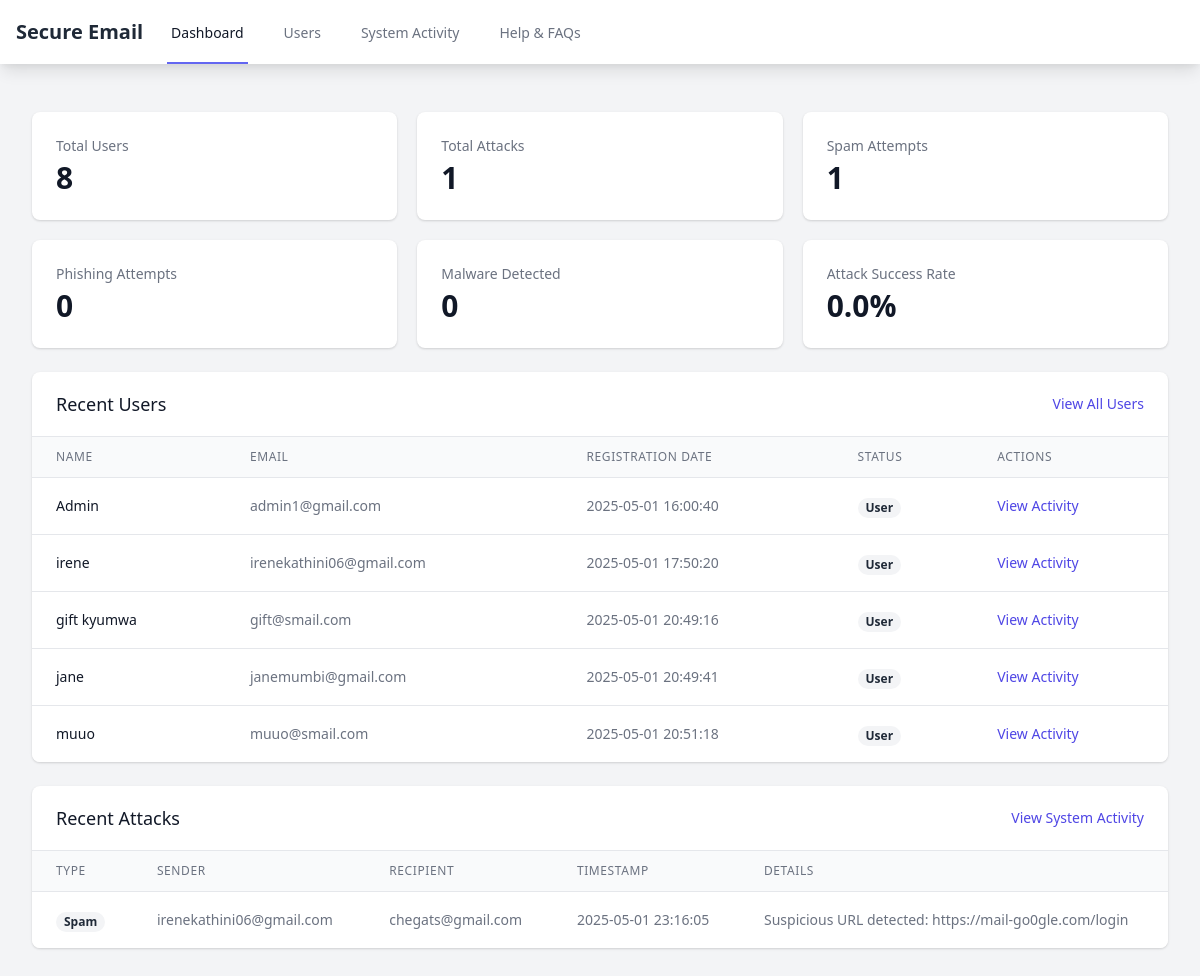
The page /admin (signed in) on the database its author committed.
### tables this page shows
CREATE TABLE users (
                id INTEGER PRIMARY KEY AUTOINCREMENT,
                fullname TEXT NOT NULL,
                email TEXT NOT NULL UNIQUE,
                password TEXT NOT NULL,
                is_admin BOOLEAN DEFAULT FALSE,
                is_approved BOOLEAN DEFAULT FALSE,
                profile_picture TEXT,
                bio TEXT,
                created_at DATETIME DEFAULT CURRENT_TIMESTAMP,
                last_updated DATETIME DEFAULT CURRENT_TIMESTAMP
            );

CREATE TABLE rejected_emails (
                id INTEGER PRIMARY KEY AUTOINCREMENT,
                sender TEXT,
                recipient TEXT,
                subject TEXT,
                message TEXT,
                reason TEXT,
                timestamp DATETIME DEFAULT CURRENT_TIMESTAMP
            );

### app.py (the view)
@app.route('/admin')
@admin_required
def admin_dashboard():
    print("Admin dashboard route called")
    try:
        conn = sqlite3.connect(DB_NAME)
        conn.row_factory = sqlite3.Row
        c = conn.cursor()
        c.execute('SELECT id, fullname, email, created_at FROM users ORDER BY id')
        users = c.fetchall()
        c.execute('''
            SELECT *,
            CASE
                WHEN reason LIKE '%phishing%' THEN 'Phishing'
                WHEN reason LIKE '%malware%' OR reason LIKE '%dangerous file%' THEN 'Malware'
                ELSE 'Spam'
            END as type
            FROM rejected_emails
            ORDER BY timestamp DESC
        ''')
        attacks = c.fetchall()
        stats = {
            'total_users': len(users),
            'total_attacks': len(attacks),
            'spam_attempts': sum(1 for attack in attacks if 'Spam' in attack['type']),
            'phishing_attempts': sum(1 for attack in attacks if 'Phishing' in attack['type']),
            'malware_detected': sum(1 for attack in attacks if 'Malware' in attack['type'])
        }
        conn.close()
        return render_template('admin/dashboard.html',
                             users=users,
                             attacks=attacks,
                             stats=stats)
    except Exception as e:
        print(f"Admin dashboard error: {str(e)}")
        return render_template('admin/dashboard.html',
                             users=[],
                             attacks=[],
                             stats={'total_users': 0, 'total_attacks': 0,
                                   'spam_attempts': 0, 'phishing_attempts': 0,
                                   'malware_detected': 0})

### app.py (called while the page is built)
@login_manager.user_loader
def load_user(user_id):
    return User.get(int(user_id))

def admin_required(f):
    @wraps(f)
    def decorated_function(*args, **kwargs):
        print(f"Admin required decorator called for {f.__name__}")
        print(f"Current user: {current_user}")
        print(f"Current user is authenticated: {current_user.is_authenticated}")
        if not current_user.is_authenticated:
            print("User not authenticated, redirecting to login")
            return redirect(url_for('login_page'))
        if not getattr(current_user, 'is_admin', False):
            print("User not authorized as admin, redirecting to login")
            return redirect(url_for('login_page'))
        return f(*args, **kwargs)
    return decorated_function

### your_user_model.py (called while the page is built)
    @staticmethod
    def get(user_id):
        conn = sqlite3.connect('users.db')
        cursor = conn.cursor()
        cursor.execute('SELECT id, email, fullname, is_admin FROM users WHERE id = ?', (user_id,))
        user_data = cursor.fetchone()
        conn.close()
        if user_data:
            user = User()
            user.id = user_data[0]
            user.email = user_data[1]
            user.fullname = user_data[2]
            user.is_admin = bool(user_data[3])
            user._authenticated = True
            return user
        return None

### templates/admin/dashboard.html (shortened to what this page needs)
<!DOCTYPE html>
<html lang="en">
<head>
    <link href="https://cdn.jsdelivr.net/npm/tailwindcss@2.2.19/dist/tailwind.min.css" rel="stylesheet">
    <link href="https://cdnjs.cloudflare.com/ajax/libs/font-awesome/6.0.0/css/all.min.css" rel="stylesheet">
</head>
<body class="bg-gray-100 min-h-screen">
    <nav class="bg-white shadow-lg">
        <div class="max-w-7xl mx-auto px-4">
            <div class="flex justify-between h-16">
                <div class="flex">
                    <div class="flex-shrink-0 flex items-center">
                        <span class="text-xl font-bold text-gray-800">Secure Email</span>
                    </div>
                    <div class="hidden sm:ml-6 sm:flex sm:space-x-8">
                        <a href="/admin/dashboard" class="border-indigo-500 text-gray-900 inline-flex items-center px-1 pt-1 border-b-2 text-sm font-medium">
                            Dashboard
                        </a>
                        <a href="/admin/users" class="border-transparent text-gray-500 hover:border-gray-300 hover:text-gray-700 inline-flex items-center px-1 pt-1 border-b-2 text-sm font-medium">
                            Users
                        </a>
                        <a href="/admin/system_activity" class="border-transparent text-gray-500 hover:border-gray-300 hover:text-gray-700 inline-flex items-center px-1 pt-1 border-b-2 text-sm font-medium">
                            System Activity
                        </a>
                        <a href="/admin/help" class="border-transparent text-gray-500 hover:border-gray-300 hover:text-gray-700 inline-flex items-center px-1 pt-1 border-b-2 text-sm font-medium">
                            Help & FAQs
                        </a>
                    </div>
                </div>
            </div>
        </div>
    </nav>
    <div class="max-w-7xl mx-auto py-6 sm:px-6 lg:px-8">
        <div class="px-4 py-6 sm:px-0">
            <div class="grid grid-cols-1 gap-5 sm:grid-cols-2 lg:grid-cols-3 mb-6">
                <div class="bg-white overflow-hidden shadow rounded-lg">
                    <div class="px-4 py-5 sm:p-6">
                        <dt class="text-sm font-medium text-gray-500 truncate">Total Users</dt>
                        <dd class="mt-1 text-3xl font-semibold text-gray-900">{{ stats.total_users }}</dd>
                    </div>
                </div>
                <div class="bg-white overflow-hidden shadow rounded-lg">
                    <div class="px-4 py-5 sm:p-6">
                        <dt class="text-sm font-medium text-gray-500 truncate">Total Attacks</dt>
                        <dd class="mt-1 text-3xl font-semibold text-gray-900">{{ stats.total_attacks }}</dd>
                    </div>
                </div>
                <div class="bg-white overflow-hidden shadow rounded-lg">
                    <div class="px-4 py-5 sm:p-6">
                        <dt class="text-sm font-medium text-gray-500 truncate">Spam Attempts</dt>
                        <dd class="mt-1 text-3xl font-semibold text-gray-900">{{ stats.spam_attempts }}</dd>
                    </div>
                </div>
                <div class="bg-white overflow-hidden shadow rounded-lg">
                    <div class="px-4 py-5 sm:p-6">
                        <dt class="text-sm font-medium text-gray-500 truncate">Phishing Attempts</dt>
                        <dd class="mt-1 text-3xl font-semibold text-gray-900">{{ stats.phishing_attempts }}</dd>
                    </div>
                </div>
                <div class="bg-white overflow-hidden shadow rounded-lg">
                    <div class="px-4 py-5 sm:p-6">
                        <dt class="text-sm font-medium text-gray-500 truncate">Malware Detected</dt>
                        <dd class="mt-1 text-3xl font-semibold text-gray-900">{{ stats.malware_detected }}</dd>
                    </div>
                </div>
                <div class="bg-white overflow-hidden shadow rounded-lg">
                    <div class="px-4 py-5 sm:p-6">
                        <dt class="text-sm font-medium text-gray-500 truncate">Attack Success Rate</dt>
                        <dd class="mt-1 text-3xl font-semibold text-gray-900">
                            {% if stats.total_attacks > 0 %}
                                {{ ((stats.total_attacks - stats.spam_attempts - stats.phishing_attempts - stats.malware_detected) / stats.total_attacks * 100) | round(2) }}%
                            {% else %}
                                0%
                            {% endif %}
                        </dd>
                    </div>
                </div>
            </div>
            <div class="bg-white shadow overflow-hidden sm:rounded-lg mb-6">
                <div class="px-4 py-5 sm:px-6 flex justify-between items-center">
                    <h3 class="text-lg leading-6 font-medium text-gray-900">Recent Users</h3>
                    <a href="/admin/users" class="text-sm font-medium text-indigo-600 hover:text-indigo-500">View All Users</a>
                </div>
                <div class="border-t border-gray-200">
                    <table class="min-w-full divide-y divide-gray-200">
                        <thead class="bg-gray-50">
                            <tr>
                                <th scope="col" class="px-6 py-3 text-left text-xs font-medium text-gray-500 uppercase tracking-wider">Name</th>
                                <th scope="col" class="px-6 py-3 text-left text-xs font-medium text-gray-500 uppercase tracking-wider">Email</th>
                                <th scope="col" class="px-6 py-3 text-left text-xs font-medium text-gray-500 uppercase tracking-wider">Registration Date</th>
                                <th scope="col" class="px-6 py-3 text-left text-xs font-medium text-gray-500 uppercase tracking-wider">Status</th>
                                <th scope="col" class="px-6 py-3 text-left text-xs font-medium text-gray-500 uppercase tracking-wider">Actions</th>
                            </tr>
                        </thead>
                        <tbody class="bg-white divide-y divide-gray-200">
                            {% for user in users[:5] %}
                            <tr>
                                <td class="px-6 py-4 whitespace-nowrap text-sm font-medium text-gray-900">{{ user.fullname }}</td>
                                <td class="px-6 py-4 whitespace-nowrap text-sm text-gray-500">{{ user.email }}</td>
                                <td class="px-6 py-4 whitespace-nowrap text-sm text-gray-500">{{ user.created_at }}</td>
                                <td class="px-6 py-4 whitespace-nowrap">
                                    <span class="px-2 inline-flex text-xs leading-5 font-semibold rounded-full {% if user.is_admin %}bg-green-100 text-green-800{% else %}bg-gray-100 text-gray-800{% endif %}">
                                        {% if user.is_admin %}Admin{% else %}User{% endif %}
                                    </span>
                                </td>
                                <td class="px-6 py-4 whitespace-nowrap text-sm text-gray-500">
                                    <a href="/admin/user/{{ user.id }}/activity" class="text-indigo-600 hover:text-indigo-900">View Activity</a>
                                </td>
                            </tr>
                            {% else %}
                            <tr>
                                <td colspan="5" class="px-6 py-4 whitespace-nowrap text-sm text-gray-500 text-center">No users found</td>
                            </tr>
                            {% endfor %}
                        </tbody>
                    </table>
                </div>
            </div>
            <div class="bg-white shadow overflow-hidden sm:rounded-lg">
                <div class="px-4 py-5 sm:px-6 flex justify-between items-center">
                    <h3 class="text-lg leading-6 font-medium text-gray-900">Recent Attacks</h3>
                    <a href="/admin/system_activity" class="text-sm font-medium text-indigo-600 hover:text-indigo-500">View System Activity</a>
                </div>
                <div class="border-t border-gray-200">
                    <table class="min-w-full divide-y divide-gray-200">
                        <thead class="bg-gray-50">
                            <tr>
                                <th scope="col" class="px-6 py-3 text-left text-xs font-medium text-gray-500 uppercase tracking-wider">Type</th>
                                <th scope="col" class="px-6 py-3 text-left text-xs font-medium text-gray-500 uppercase tracking-wider">Sender</th>
                                <th scope="col" class="px-6 py-3 text-left text-xs font-medium text-gray-500 uppercase tracking-wider">Recipient</th>
                                <th scope="col" class="px-6 py-3 text-left text-xs font-medium text-gray-500 uppercase tracking-wider">Timestamp</th>
                                <th scope="col" class="px-6 py-3 text-left text-xs font-medium text-gray-500 uppercase tracking-wider">Details</th>
                            </tr>
                        </thead>
                        <tbody class="bg-white divide-y divide-gray-200">
                            {% for attack in attacks[:5] %}
                            <tr>
                                <td class="px-6 py-4 whitespace-nowrap">
                                    <span class="px-2 inline-flex text-xs leading-5 font-semibold rounded-full
                                        {% if attack.type == 'Phishing' %}bg-red-100 text-red-800
                                        {% elif attack.type == 'Malware' %}bg-yellow-100 text-yellow-800
                                        {% else %}bg-gray-100 text-gray-800{% endif %}">
                                        {{ attack.type }}
                                    </span>
                                </td>
                                <td class="px-6 py-4 whitespace-nowrap text-sm text-gray-500">{{ attack.sender }}</td>
                                <td class="px-6 py-4 whitespace-nowrap text-sm text-gray-500">{{ attack.recipient }}</td>
                                <td class="px-6 py-4 whitespace-nowrap text-sm text-gray-500">{{ attack.timestamp }}</td>
                                <td class="px-6 py-4 whitespace-nowrap text-sm text-gray-500">{{ attack.reason }}</td>
                            </tr>
                            {% else %}
                            <tr>
                                <td colspan="5" class="px-6 py-4 whitespace-nowrap text-sm text-gray-500 text-center">No attacks found</td>
                            </tr>
                            {% endfor %}
                        </tbody>
                    </table>
                </div>
            </div>
        </div>
    </div>
</body>
</html>

### rows shown on the page
users: fullname "Admin", email "admin1@gmail.com", created_at "2025-05-01 16:00:40"
users: fullname "irene", email "irenekathini06@gmail.com", created_at "2025-05-01 17:50:20"
users: fullname "gift kyumwa", email "gift@smail.com", created_at "2025-05-01 20:49:16"
users: fullname "jane", email "janemumbi@gmail.com", created_at "2025-05-01 20:49:41"
users: fullname "muuo", email "muuo@smail.com", created_at "2025-05-01 20:51:18"
rejected_emails: type "Spam", sender "irenekathini06@gmail.com", recipient "chegats@gmail.com", timestamp "2025-05-01 23:16:05", reason "Suspicious URL detected: https://mail-go0gle.com/login"

### other values the page prints
{{ stats.total_users }} "8"
{{ stats.total_attacks }} "1"
{{ stats.spam_attempts }} "1"
{{ stats.phishing_attempts }} "0"
{{ stats.malware_detected }} "0"
